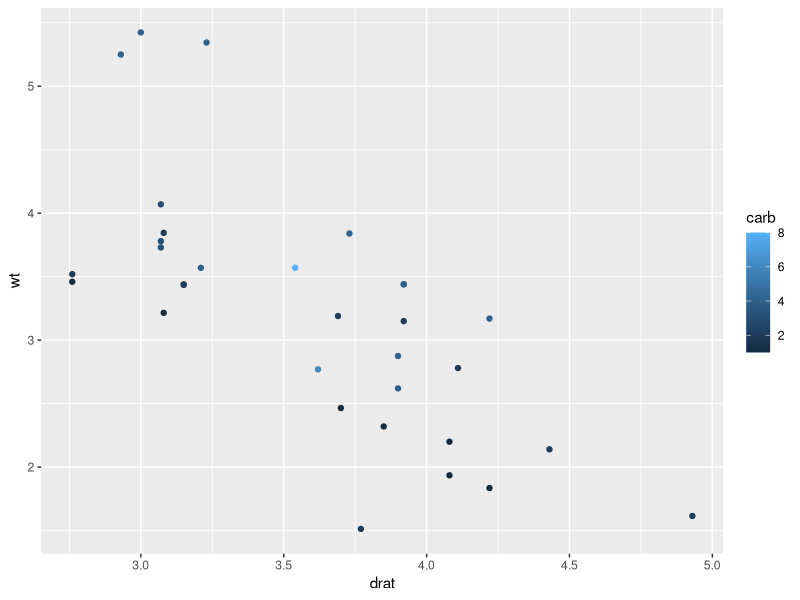
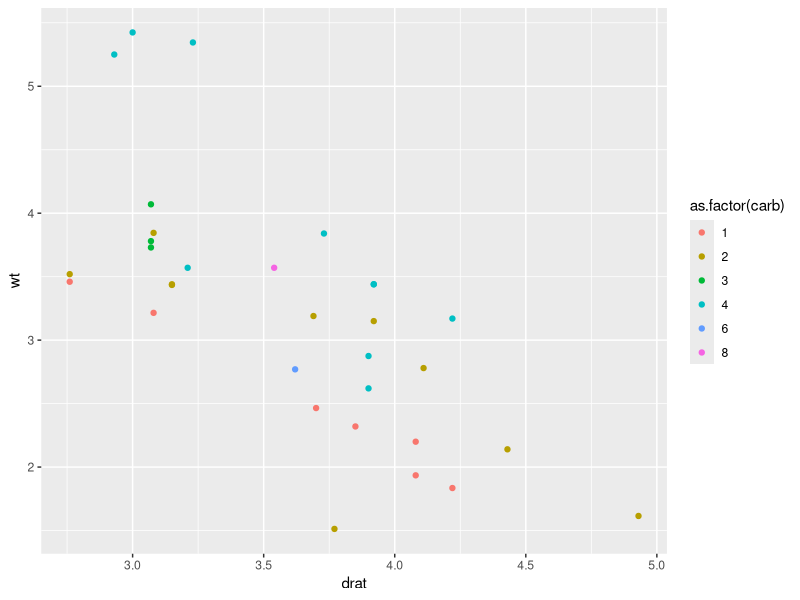

Source code (R) for these figures, in order:
## ---- chunk 1
knitr::opts_chunk$set(echo = TRUE)
## ---- chunk 2

library(tidyverse)
data("mtcars")
mtcarsTib <- as_tibble(mtcars)
summary(mtcarsTib)
## ---- chunk 3
select(mtcarsTib, c(-qsec, -vs))
## ---- chunk 4
filter(mtcarsTib, cyl != 8)
## ---- chunk 5
mtcarsTib %>%
group_by(gear) %>%
summarize(mpgMed = median(mpg), dispMed = median(disp)) %>%
mutate(mpgOverDisp = mpgMed / dispMed)
## ---- chunk 6
ggplot(mtcarsTib, aes(drat, wt, col = carb)) +
geom_point()
ggplot(mtcarsTib, aes(drat, wt, col = as.factor(carb))) +
geom_point()
## ---- chunk 7
gather(mtcarsTib, key = "variable", value = "value", c(vs, am, gear, carb))
## ---- chunk 8
map_lgl(mtcars, ~sum(.) > 1000)
